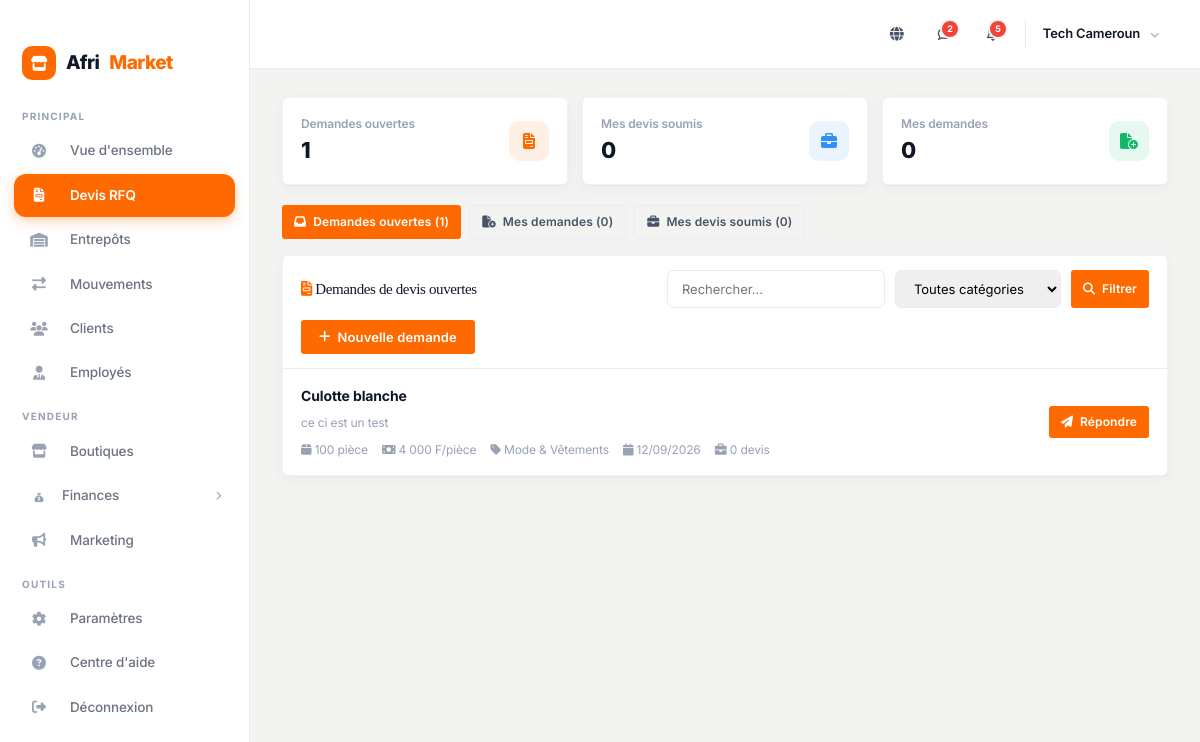
The page /fr/dashboard/devis/ (signed in) on the database its author committed.
### accounts/models.py (models this page shows, shortened)
class User(AbstractUser):
    ROLE_CHOICES = [
        ('buyer', 'Acheteur'),
        ('seller', 'Vendeur'),
        ('admin', 'Administrateur'),
    ]
    role = models.CharField(max_length=10, choices=ROLE_CHOICES, default='buyer')
    phone = models.CharField(max_length=20, blank=True)
    avatar = models.ImageField(upload_to='avatars/', blank=True, null=True)
    address = models.TextField(blank=True)
    city = models.CharField(max_length=100, blank=True)
    country = models.CharField(max_length=100, default='Cameroun')
    is_verified = models.BooleanField(default=False)
    @property
    def store(self):
        return self.stores.first()
    @property
    def is_seller(self):
        return self.role == 'seller'
    @property
    def display_name(self):
        return self.get_full_name() or self.username

### orders/models.py (models this page shows, shortened)
class RFQ(models.Model):
    STATUS_CHOICES = [
        ('open', 'Ouverte'),
        ('quoted', 'Devis reçu'),
        ('accepted', 'Acceptée'),
        ('closed', 'Fermée'),
    ]
    buyer = models.ForeignKey(settings.AUTH_USER_MODEL, on_delete=models.CASCADE, related_name='rfqs')
    product_name = models.CharField(max_length=500)
    category = models.ForeignKey('catalog.Category', on_delete=models.SET_NULL, null=True)
    description = models.TextField()
    quantity = models.IntegerField()
    target_price = models.DecimalField(max_digits=12, decimal_places=0, null=True, blank=True)
    unit = models.CharField(max_length=50, default='pièce')
    status = models.CharField(max_length=20, choices=STATUS_CHOICES, default='open')
    created_at = models.DateTimeField(auto_now_add=True)
    class Meta:
        ordering = ['-created_at']

### catalog/models.py (models this page shows, shortened)
class Category(models.Model):
    parent = models.ForeignKey('self', on_delete=models.CASCADE, null=True, blank=True, related_name='children')
    name = models.CharField(max_length=200)
    slug = models.SlugField(max_length=200, unique=True)
    icon = models.CharField(max_length=50, default='📦')
    image = models.ImageField(upload_to='categories/', blank=True, null=True)
    description = models.TextField(blank=True)
    order = models.IntegerField(default=0)
    is_active = models.BooleanField(default=True)
    class Meta:
        verbose_name_plural = 'Categories'
        ordering = ['order', 'name']

### dashboard/views.py (the view, shortened to what this page needs)
# urls.py: path('devis/', views.dash_rfqs, name='rfqs'),
@login_required
@seller_or_admin_required
def dash_rfqs(request):
    from orders.models import RFQ
    from orders.models import Quote
    view = request.GET.get('view', 'open')
    my_quoted_ids = []
    if hasattr(request.user, 'store'):
        my_quoted_ids = list(Quote.objects.filter(seller=request.user).values_list('rfq_id', flat=True))
    my_rfqs = RFQ.objects.filter(buyer=request.user).annotate(quote_cnt=Count('quotes')).order_by('-created_at')
    if view == 'mine':
        rfqs = my_rfqs
    elif view == 'quoted':
        rfqs = RFQ.objects.filter(pk__in=my_quoted_ids).annotate(quote_cnt=Count('quotes')).order_by('-created_at')
    else:
        rfqs = RFQ.objects.filter(status='open').exclude(buyer=request.user).annotate(quote_cnt=Count('quotes')).order_by('-created_at')
    q = request.GET.get('q', '').strip()
    if q:
        rfqs = rfqs.filter(Q(product_name__icontains=q) | Q(description__icontains=q))
    category = request.GET.get('category')
    if category:
        rfqs = rfqs.filter(category_id=category)
    return render(request, 'dashboard/rfqs.html', {
        'rfqs': rfqs,
        'my_rfqs': my_rfqs,
        'categories': Category.objects.filter(parent__isnull=True),
        'search_query': q,
        'category_filter': category,
        'current_view': view,
        'my_quoted_ids': my_quoted_ids,
        'total_open': RFQ.objects.filter(status='open').exclude(buyer=request.user).count(),
        'my_quotes_count': len(my_quoted_ids),
        'my_rfqs_count': my_rfqs.count(),
    })

### templates/dashboard/rfqs.html (shortened to what this page needs)
{% extends 'dashboard/base.html' %}{% load humanize %}
{% block dash %}
<div class="rfq-stats">
    <div class="rfq-stat">
        <div><div class="lbl">Demandes ouvertes</div><div class="val">{{ total_open }}</div></div>
        <div class="ic" style="background:rgba(255,106,0,.1);color:var(--dash-accent);"><i class="fa-solid fa-file-invoice"></i></div>
    </div>
    <div class="rfq-stat">
        <div><div class="lbl">Mes devis soumis</div><div class="val">{{ my_quotes_count }}</div></div>
        <div class="ic" style="background:rgba(46,144,250,.1);color:var(--dash-blue);"><i class="fa-solid fa-briefcase"></i></div>
    </div>
    <div class="rfq-stat">
        <div><div class="lbl">Mes demandes</div><div class="val">{{ my_rfqs_count }}</div></div>
        <div class="ic" style="background:rgba(18,183,106,.1);color:var(--dash-green);"><i class="fa-solid fa-file-circle-plus"></i></div>
    </div>
</div>
<div style="display:flex;gap:8px;margin-bottom:16px;flex-wrap:wrap;">
    <a href="{% url 'dashboard:rfqs' %}" class="btn btn-sm {% if current_view == 'open' %}btn-orange{% else %}btn-outline{% endif %}"><i class="fa-solid fa-inbox"></i> Demandes ouvertes ({{ total_open }})</a>
    <a href="?view=mine" class="btn btn-sm {% if current_view == 'mine' %}btn-orange{% else %}btn-outline{% endif %}"><i class="fa-solid fa-file-circle-plus"></i> Mes demandes ({{ my_rfqs_count }})</a>
    <a href="?view=quoted" class="btn btn-sm {% if current_view == 'quoted' %}btn-orange{% else %}btn-outline{% endif %}"><i class="fa-solid fa-briefcase"></i> Mes devis soumis ({{ my_quotes_count }})</a>
</div>
<div class="dash-card">
    <div class="rfq-toolbar">
        <h3 style="margin:0;font-size:15px;"><i class="fa-solid fa-file-invoice" style="color:var(--dash-accent);"></i> Demandes de devis ouvertes</h3>
        <form method="get">
            <input type="text" name="q" value="{{ search_query }}" placeholder="Rechercher...">
            <select name="category" onchange="this.form.submit()">
                <option value="">Toutes catégories</option>
            </select>
            <button type="submit" class="btn btn-orange btn-sm"><i class="fa-solid fa-magnifying-glass"></i> Filtrer</button>
        </form>
        <button type="button" class="btn btn-orange" onclick="document.getElementById('rfqModal').classList.add('open')"><i class="fa-solid fa-plus"></i> Nouvelle demande</button>
    </div>
    {% for rfq in rfqs %}
    <div class="rfq-card">
        <div style="flex:1;min-width:0;">
            <div style="display:flex;align-items:center;gap:10px;margin-bottom:6px;">
                <span style="font-weight:700;font-size:14px;color:var(--dash-text);">{{ rfq.product_name }}</span>
            </div>
            <div style="font-size:12px;color:var(--dash-text3);margin-bottom:8px;">{{ rfq.description|truncatewords:20 }}</div>
            <div style="display:flex;gap:14px;flex-wrap:wrap;font-size:12px;color:var(--dash-text3);">
                <span><i class="fa-solid fa-box"></i> {{ rfq.quantity|intcomma }} {{ rfq.unit }}</span>
                {% if rfq.target_price %}<span><i class="fa-solid fa-money-bill"></i> {{ rfq.target_price|intcomma }} F/{{ rfq.unit }}</span>{% endif %}
                {% if rfq.category %}<span><i class="fa-solid fa-tag"></i> {{ rfq.category.name }}</span>{% endif %}
                <span><i class="fa-solid fa-calendar"></i> {{ rfq.created_at|date:"d/m/Y" }}</span>
                <span><i class="fa-solid fa-briefcase"></i> {{ rfq.quote_cnt }} devis</span>
            </div>
        </div>
        {% if current_view == 'mine' %}
            {% if rfq.status == 'open' or rfq.status == 'quoted' %}
            <form method="post" action="{% url 'orders:close_rfq' rfq.id %}" onsubmit="return confirm('Fermer cette demande ?');" style="margin:0;">
                {% csrf_token %}
                <button type="submit" class="btn btn-outline btn-sm" style="color:var(--dash-red);border-color:var(--dash-red);flex-shrink:0;"><i class="fa-solid fa-xmark"></i> Fermer</button>
            </form>
            {% endif %}
        {% else %}
        <a href="{% url 'dashboard:rfq_detail' rfq.id %}" class="btn btn-orange btn-sm" style="flex-shrink:0;">
            {% if rfq.id in my_quoted_ids %}<i class="fa-solid fa-eye"></i> Voir mon devis{% else %}<i class="fa-solid fa-paper-plane"></i> Répondre{% endif %}
        </a>
        {% endif %}
    </div>
    {% endfor %}
</div>
{% endblock %}

### templates/dashboard/base.html (shortened to what this page needs)
{% load static %}{% load humanize %}<!DOCTYPE html><html lang="fr"><head><meta charset="UTF-8"><meta name="viewport" content="width=device-width,initial-scale=1.0"><title>{% block title %}Dashboard{% endblock %} — AfriMarket</title>
<link rel="stylesheet" href="https://cdnjs.cloudflare.com/ajax/libs/font-awesome/6.5.1/css/all.min.css">
<link rel="stylesheet" href="{% static 'css/style.css' %}">
</head><body>
<div class="dash-layout">
<aside class="dash-sidebar" id="dashSidebar">
<div class="dash-sidebar-logo"><div class="logo-icon"><i class="fa-solid fa-store"></i></div>Afri<span>Market</span></div>
<div class="dash-sidebar-label">Principal</div>
<nav class="dash-nav">
<a href="{% url 'dashboard:index' %}" class="{% if request.resolver_match.url_name == 'index' %}active{% endif %}"><span class="nav-icon"><i class="fa-solid fa-gauge-high"></i></span> Vue d'ensemble</a>
<a href="{% url 'dashboard:rfqs' %}" class="{% if request.resolver_match.url_name == 'rfqs' or request.resolver_match.url_name == 'rfq_detail' %}active{% endif %}"><span class="nav-icon"><i class="fa-solid fa-file-invoice"></i></span> Devis RFQ</a>
<a href="{% url 'dashboard:warehouses' %}" class="{% if 'warehouse' in request.resolver_match.url_name %}active{% endif %}"><span class="nav-icon"><i class="fa-solid fa-warehouse"></i></span> Entrepôts</a>
<a href="{% url 'dashboard:transfers' %}" class="{% if 'transfer' in request.resolver_match.url_name %}active{% endif %}"><span class="nav-icon"><i class="fa-solid fa-right-left"></i></span> Mouvements</a>
<a href="{% url 'dashboard:customers' %}" class="{% if request.resolver_match.url_name == 'customers' %}active{% endif %}"><span class="nav-icon"><i class="fa-solid fa-users"></i></span> Clients</a>
<a href="{% url 'dashboard:employees' %}" class="{% if request.resolver_match.url_name == 'employees' %}active{% endif %}"><span class="nav-icon"><i class="fa-solid fa-user-tie"></i></span> Employés</a>
</nav>
{% if request.user.is_seller %}
<div class="dash-sidebar-label">Vendeur</div>
<nav class="dash-nav">
<a href="{% url 'dashboard:stores' %}" class="{% if request.resolver_match.url_name == 'stores' %}active{% endif %}"><span class="nav-icon"><i class="fa-solid fa-store"></i></span> Boutiques</a>
<div class="nav-menu-toggle" onclick="toggleMenu(this)">
<div><span class="nav-icon"><i class="fa-solid fa-sack-dollar"></i></span> Finances</div>
<i class="fa-solid fa-chevron-right"></i>
</div>
<a href="{% url 'marketing:dashboard' %}" class="{% if request.resolver_match.app_name == 'marketing' %}active{% endif %}"><span class="nav-icon"><i class="fa-solid fa-bullhorn"></i></span> Marketing</a>
</nav>
{% endif %}
<div class="dash-sidebar-label">Outils</div>
<nav class="dash-nav" style="flex:0;">
<a href="{% url 'accounts:profile' %}"><span class="nav-icon"><i class="fa-solid fa-gear"></i></span> Paramètres</a>
<a href="{% url 'faq' %}"><span class="nav-icon"><i class="fa-solid fa-circle-question"></i></span> Centre d'aide</a>
<a href="{% url 'accounts:logout' %}"><span class="nav-icon"><i class="fa-solid fa-right-from-bracket"></i></span> Déconnexion</a>
</nav>
</aside>
<div class="dash-content-wrapper">
<div class="dash-navbar">
<div class="dash-navbar-right">
<div class="dash-navbar-icon" style="position:relative;" id="languageSelector">
<i class="fa-solid fa-globe"></i>
</div>
<a href="{% url 'messaging:inbox' %}" class="dash-navbar-icon" id="messagesIcon" title="Messages">
{% if unread_messages_count > 0 %}<span class="badge" id="messagesBadge">{{ unread_messages_count }}</span>{% endif %}
</a>
<a href="#" class="dash-navbar-icon" title="Notifications">
<span class="badge">5</span>
</a>
<div class="dash-user-menu">
<div class="dash-user-info" style="display:block;">
<div class="dash-user-name">{{ user.display_name }}</div>
</div>
<i class="fa-solid fa-chevron-down" style="font-size:9px;color:var(--dash-text3);"></i>
</div>
</div>
</div>
<div class="dash-main-content">
{% block dash %}{% endblock %}
</div>
</div>
</div>
</body></html>

### rows shown on the page
User: display_name "Tech Cameroun"
RFQ: product_name "Culotte blanche", description "ce ci est un test", quantity "100", unit "pièce", target_price "4 000", category.name "Mode & Vêtements", created_at "12/09/2026", quote_cnt "0", shows "Répondre"

### other values the page prints
{{ unread_messages_count }} "2"
{{ total_open }} "1"
{{ my_quotes_count }} "0"
{{ my_rfqs_count }} "0"
